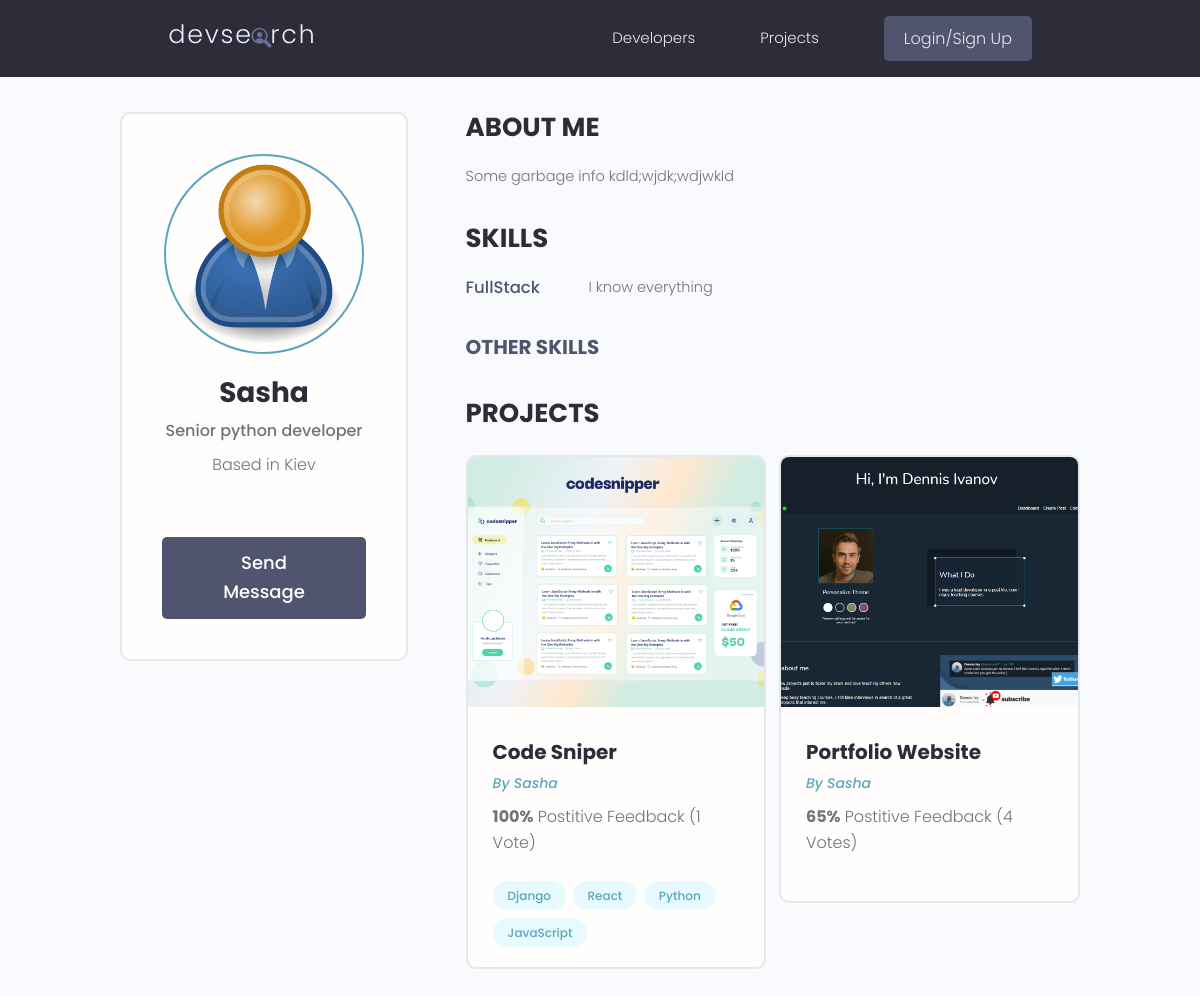
The app's page /profile/d152ceec-690c-4e9a-b702-b06b175854cc/, older data.
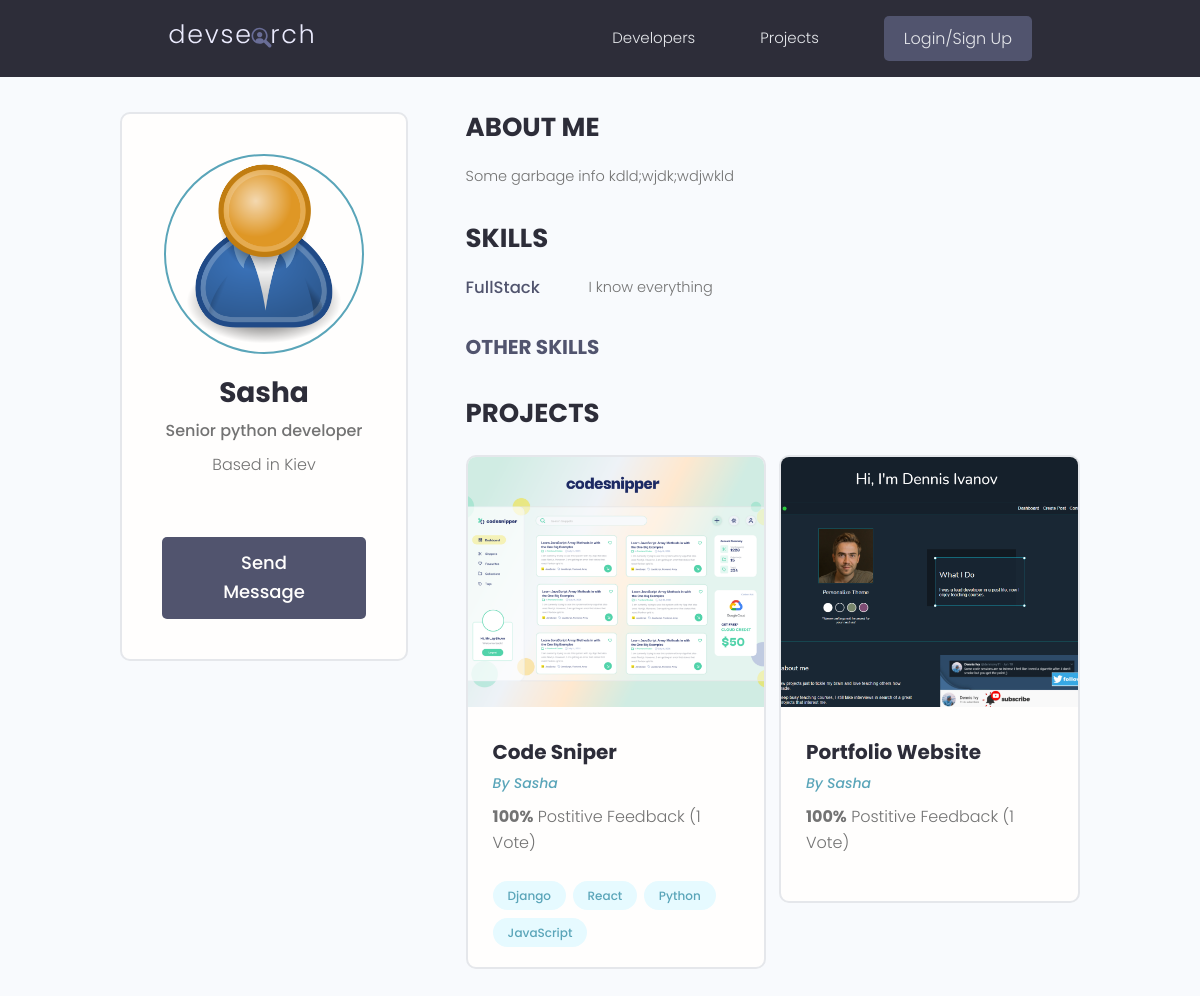
The same page, newer data.
### projects/models.py (models this page shows, shortened)
class Project(models.Model):
    owner = models.ForeignKey(Profile, null = True, blank=True, on_delete=models.SET_NULL)
    title = models.CharField(max_length=200)
    description = models.TextField(null=True, blank=True)
    featured_image = models.ImageField(null=True, blank=True, default="default.jpg")
    demo_link = models.CharField(max_length=2000, null=True, blank=True)
    source_link = models.CharField(max_length=2000, null=True, blank=True)
    vote_total = models.IntegerField(default=0, null=True, blank=True)
    vote_ratio = models.IntegerField(default=0, null=True, blank=True)
    tags = models.ManyToManyField('Tag', blank=True)
    created = models.DateTimeField(auto_now_add=True)
    id = models.UUIDField(default=uuid.uuid4, unique=True, primary_key=True, editable=False)
    class Meta:
        ordering=['-vote_ratio', '-vote_total', 'title']

### users/models.py (models this page shows, shortened)
class Profile(models.Model):
    user = models.OneToOneField(User, on_delete=models.CASCADE, null=True, blank=True)
    name = models.CharField(max_length=200, blank=True, null=True)
    email = models.EmailField(max_length=500, blank=True, null=True)
    username = models.CharField(max_length=200, blank=True, null=True)
    location = models.CharField(max_length=200, blank=True, null=True)
    short_intro = models.CharField(max_length=200, blank=True, null=True)
    bio = models.TextField(blank=True, null=True)
    profile_image = models.ImageField(null = True, blank=True, upload_to='profiles/', default= 'profiles/user-default.png')
    social_github = models.CharField(max_length=200, blank=True, null=True)
    social_stackoverflow = models.CharField(max_length=200, blank=True, null=True)
    social_twitter = models.CharField(max_length=200, blank=True, null=True)
    social_linkedin = models.CharField(max_length=200, blank=True, null=True)
    social_website = models.CharField(max_length=200, blank=True, null=True)
    id = models.UUIDField(default=uuid.uuid4, unique=True, primary_key=True, editable=False)

### users/views.py (the view)
# urls.py: path('profile/<str:pk>/', views.userProfile, name='user-profile'),
def userProfile(request, pk):
    profile = Profile.objects.get(id=pk)
    top_skills = profile.skill_set.exclude(description__exact="")
    other_skills = profile.skill_set.filter(description="")
    context = {'profile': profile, 'topSkills': top_skills, 'otherSkills': other_skills}
    return render(request, 'users/user-profile.html', context)

### projects/models.py (called while the page is built)
    def __str__(self) -> str:
        return self.name

### users/templates/users/user-profile.html (shortened to what this page needs)
{% extends 'main.html' %}
{% block content %}
<main class="profile my-md">
    <div class="container">
        <div class="layout">
            <div class="column column--1of3">
                <div class="card text-center">
                    <div class="card__body dev">
                        <img class="avatar avatar--xl" src="{{profile.profile_image.url}}" />
                        <h2 class="dev__name">{{profile.name}}</h2>
                        <p class="dev__title">{{profile.short_intro}}</p>
                        <p class="dev__location">Based in {{profile.location}}</p>
                        {% if request.user.profile.id != profile.id%}
                        <a href="{% url 'create-message' profile.id %}" class="btn btn--sub btn--lg">Send Message</a>
                        {% endif %}
                    </div>
                </div>
            </div>
            <div class="column column--2of3">
                <div class="devInfo">
                    <h3 class="devInfo__title">About Me</h3>
                    <p class="devInfo__about">{{profile.bio}}</p>
                </div>
                <div class="devInfo">
                    <h3 class="devInfo__title">Skills</h3>
                    <div class="devInfo__skills">
                        {% for skill in topSkills %}
                        <div class="devSkill">
                            <h4 class="devSkill__title">{{skill.name}}</h4>
                            <p class="devSkill__info">{{skill.description}}</p>
                        </div>
                        {% endfor %}
                        <h3 class="devInfo__subtitle">Other Skills</h3>
                    </div>
                </div>
                <div class="devInfo">
                    <h3 class="devInfo__title">Projects</h3>
                    <div class="grid grid--two">
                        {% for project in profile.project_set.all %}
                        <div class="column">
                            <div class="card project">
                                <a href="{% url 'single-project' project.id %}" class="project">
                                    <img class="project__thumbnail" src="{{project.featured_image.url}}"
                                        alt="project thumbnail" />
                                    <div class="card__body">
                                        <h3 class="project__title">{{project.title}}</h3>
                                        <p><a class="project__author"
                                                href="{% url 'user-profile' project.owner.id %}">By
                                                {{project.owner.name}}</a>
                                        </p>
                                        <p class="project--rating">
                                            <span style="font-weight: bold;">{{project.vote_ratio}}%</span> Postitive
                                            Feedback ({{project.vote_total}} Vote{{project.vote_total|pluralize:"s"}})
                                        </p>
                                        <div class="project__tags">
                                            {% for tag in project.tags.all %}
                                            <span class="tag tag--pill tag--main">
                                                <small>{{tag}}</small>
                                            </span>
                                            {% endfor %}
                                        </div>
                                    </div>
                                </a>
                            </div>
                        </div>
                        {% endfor %}
                    </div>
                </div>
            </div>
        </div>
    </div>
</main>
{% endblock content %}

Row changes from the older to the newer data that the page shows:
changed Project "Portfolio Website": vote_ratio "65" → "100"; vote_total "4" → "1"
